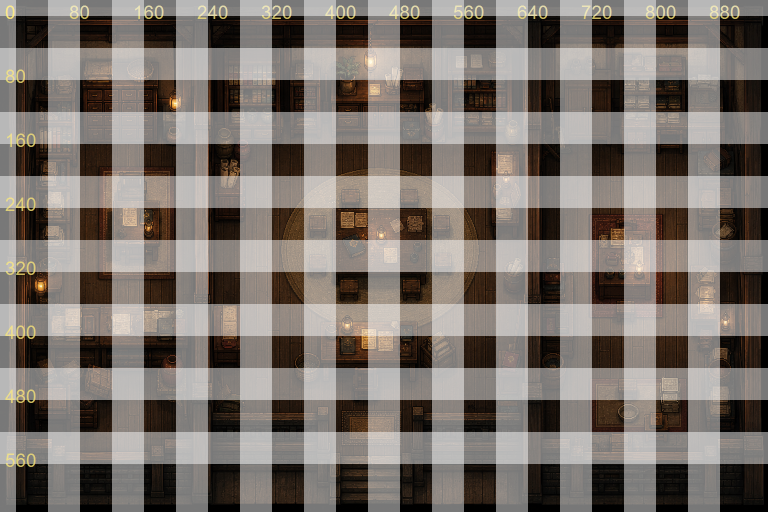
#> input picture archive-interior-grid.png, 1536 x 1024 px (shown at 1/2 size)
$ python normalize_centered_strip.py --input ../archive-interior-grid.png --out-dir out --frames 5 --frame-size 100
#> lines starting #> are read from the running program, lines starting #| are printed output that depends on the picture
#!/usr/bin/env python3
"""Normalize a horizontal strip using a center anchor for portals and VFX."""

from __future__ import annotations

import argparse
from pathlib import Path

from PIL import Image


def crop_content(image: Image.Image, threshold: int) -> Image.Image | None:
    alpha = image.getchannel("A").point(lambda value: 255 if value > threshold else 0)
    bbox = alpha.getbbox()
    return image.crop(bbox) if bbox else None


def main() -> None:
    parser = argparse.ArgumentParser()
    parser.add_argument("--input", type=Path, required=True)
    parser.add_argument("--out-dir", type=Path, required=True)
    parser.add_argument("--frames", type=int, required=True)
    parser.add_argument("--frame-size", type=int, required=True)
    args = parser.parse_args()

    strip = Image.open(args.input).convert("RGBA")
    slots = []
    for index in range(args.frames):
        left = round(index * strip.width / args.frames)
        right = round((index + 1) * strip.width / args.frames)
        slots.append(crop_content(strip.crop((left, 0, right, strip.height)), 8))
#> this loop made 5 passes
#> bbox in crop_content on passes 1 to 5: (0, 0, 307, 1024), (0, 0, 307, 1024), (0, 0, 308, 1024), (0, 0, 307, 1024), (0, 0, 307, 1024)
#> after the loop, slots = 5 items

    contents = [slot for slot in slots if slot is not None]
#> contents = 5 items
    if not contents:
        raise SystemExit("No alpha content detected")
    max_width = max(image.width for image in contents)
#> max_width = 308
    max_height = max(image.height for image in contents)
#> max_height = 1024
    scale = min(args.frame_size / max_width, args.frame_size / max_height)
#> scale = 0.0977

    args.out_dir.mkdir(parents=True, exist_ok=True)
    for index, content in enumerate(slots, start=1):
        canvas = Image.new("RGBA", (args.frame_size, args.frame_size), (0, 0, 0, 0))
        if content is not None:
            width = max(1, round(content.width * scale))
            height = max(1, round(content.height * scale))
            resized = content.resize((width, height), Image.Resampling.NEAREST)
            canvas.alpha_composite(
                resized,
                ((args.frame_size - width) // 2, (args.frame_size - height) // 2),
            )
        canvas.save(args.out_dir / f"{index:02d}.png")
#> this loop made 5 passes
#> pass 1, in main, `resized = content.resize((width, height), Image.Resampling.NEAREST)`:
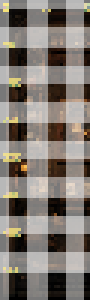
#> resized: PIL image 30x100 RGBA (shown 3 times larger); mean R, G, B, A 129.5, 122.3, 115.3, 255
#> pass 1, in main, `canvas.save(args.out_dir / f"{index:02d}.png")`:
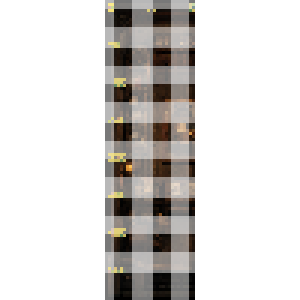
#> saved as 01.png: PIL image 100x100 RGBA (shown 3 times larger); mean R, G, B, A 38.8, 36.7, 34.6, 76.5; transparent parts drawn white
#> pass 2, in main, `resized = content.resize((width, height), Image.Resampling.NEAREST)`:
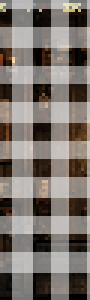
#> resized: PIL image 30x100 RGBA (shown 3 times larger); mean R, G, B, A 123.7, 116.2, 110.2, 255
#> after the loop:
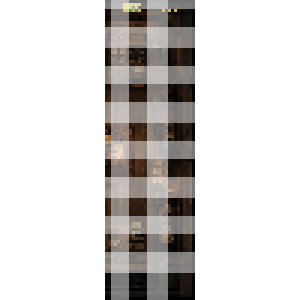
#> canvas: PIL image 100x100 RGBA (shown 3 times larger); mean R, G, B, A 36.2, 33.9, 32.2, 76.5; transparent parts drawn white
#> after the loop:
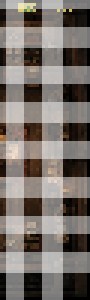
#> resized: PIL image 30x100 RGBA (shown 3 times larger); mean R, G, B, A 120.5, 113, 107.4, 255


if __name__ == "__main__":
    main()

$ run again, on colonial-harbor-grid.png
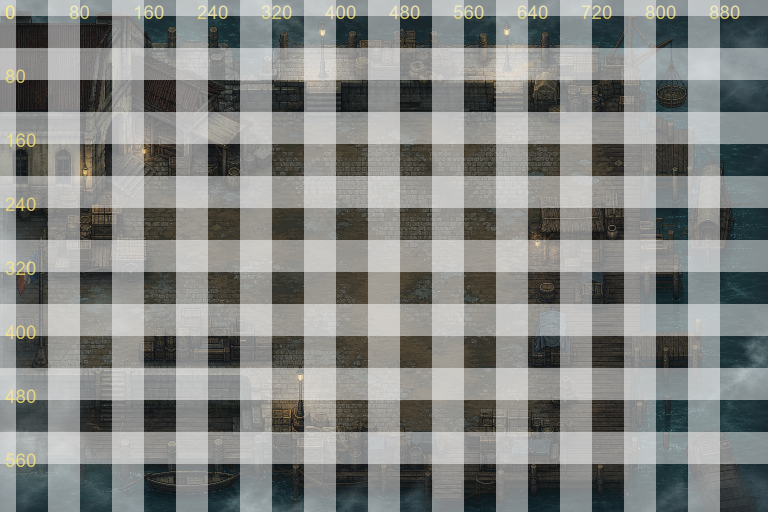
#> input picture colonial-harbor-grid.png, 1536 x 1024 px (shown at 1/2 size)
#> the loop in main, `for index in range(args.frames):` made 5 passes
#> bbox in crop_content on passes 1 to 5: (0, 0, 307, 1024), (0, 0, 307, 1024), (0, 0, 308, 1024), (0, 0, 307, 1024), (0, 0, 307, 1024)
#> after the loop in main, `for index in range(args.frames):`: slots = 5 items
#> max_width = 308
#> max_height = 1024
#> scale = 0.0977
#> the loop in main, `for index, content in enumerate(slots, start=1):` made 5 passes
#> pass 1, in main, `canvas.save(args.out_dir / f"{index:02d}.png")`:
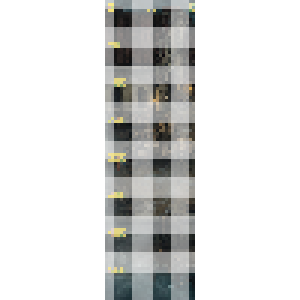
#> saved as 01.png: PIL image 100x100 RGBA (shown 3 times larger); mean R, G, B, A 41.8, 42.2, 41.1, 76.5; transparent parts drawn white
#> after the loop in main, `for index, content in enumerate(slots, start=1):`:
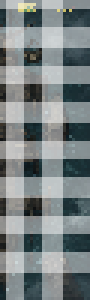
#> resized: PIL image 30x100 RGBA (shown 3 times larger); mean R, G, B, A 122.2, 130.3, 131.4, 255
